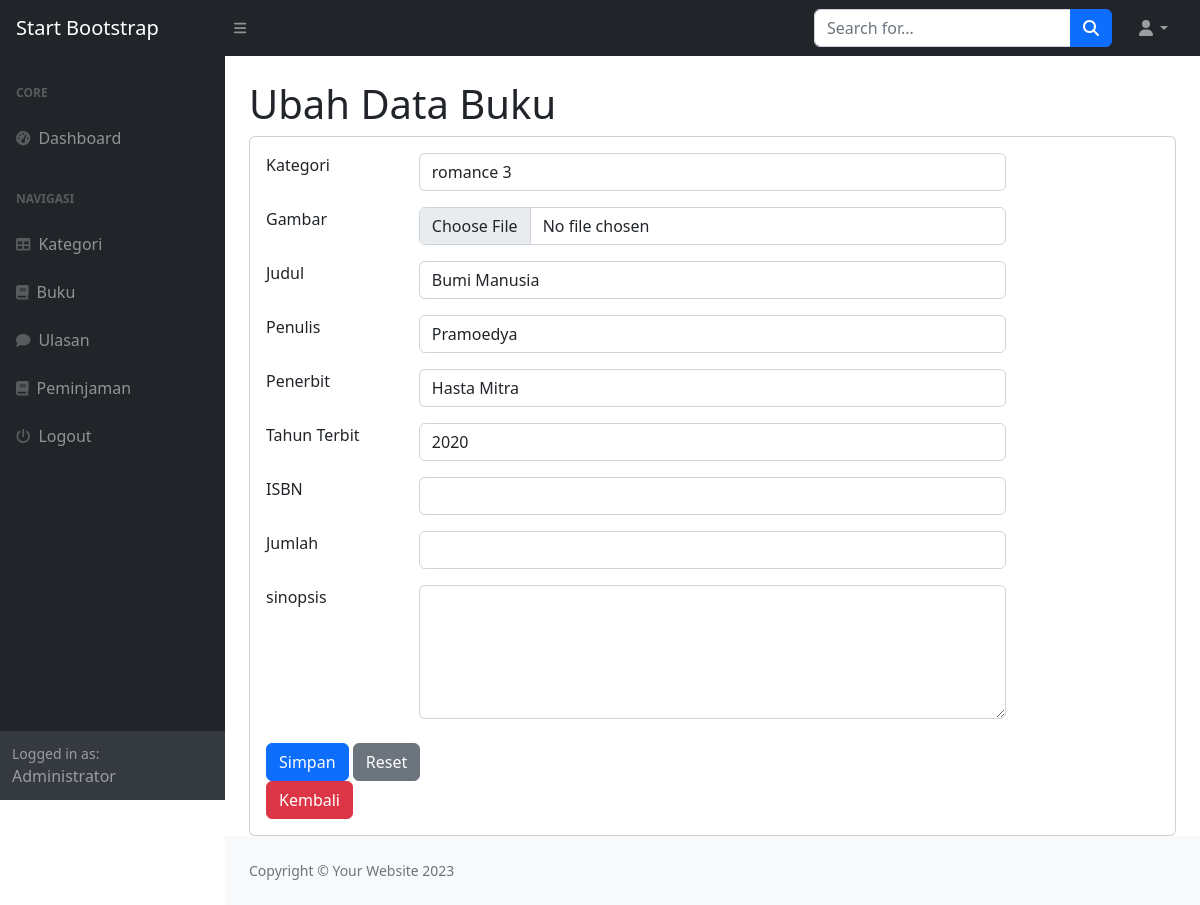
Page /index.php?page=buku_ubah&&id=1 (signed in) on the earlier database version.
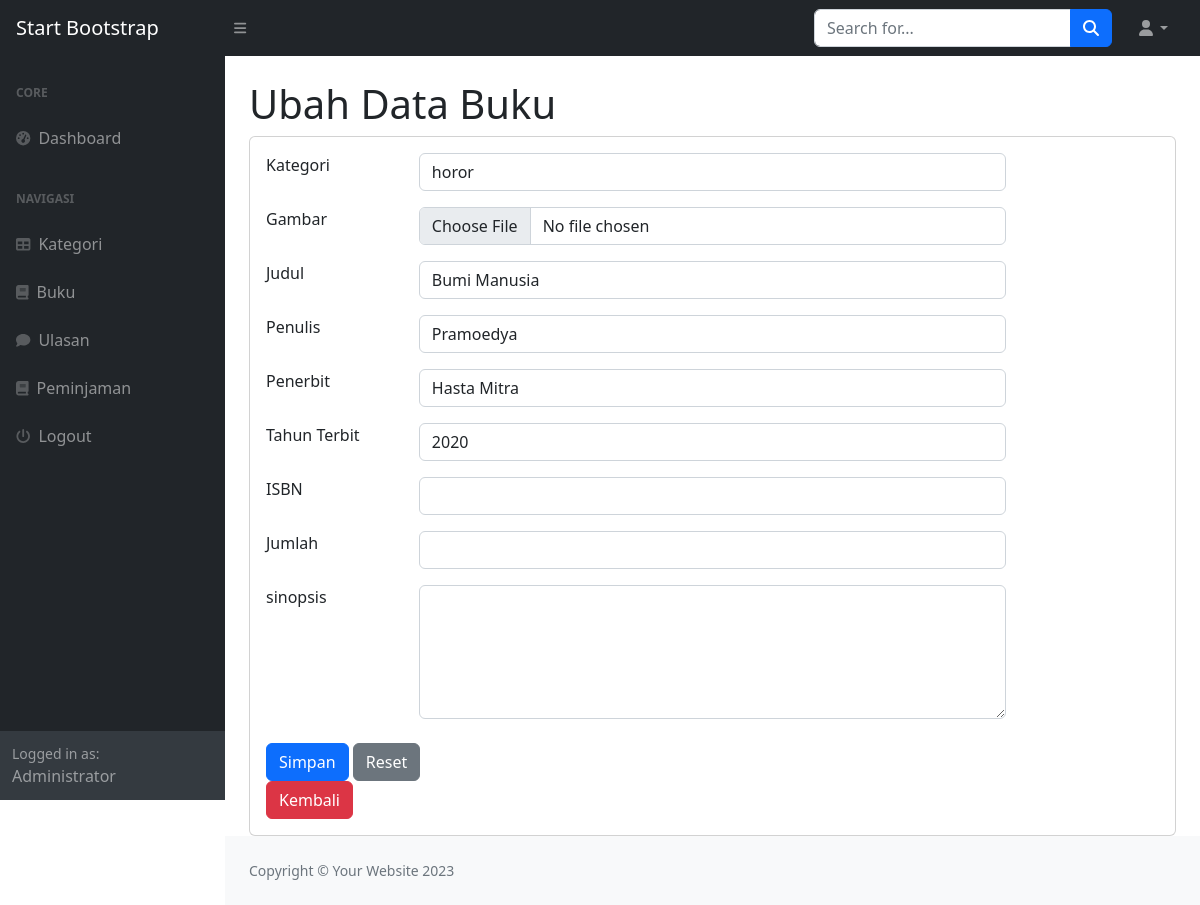
Same page on the later database version.
### tables this page shows
CREATE TABLE `buku` (
  `id_buku` int(11) NOT NULL,
  `id_kategori` int(11) DEFAULT NULL,
  `judul` varchar(255) DEFAULT NULL,
  `gambar` varchar(255) DEFAULT NULL,
  `penulis` varchar(255) DEFAULT NULL,
  `penerbit` varchar(255) DEFAULT NULL,
  `tahun_terbit` varchar(255) DEFAULT NULL,
  `deskripsi` text,
  `kuantitas` int(11) DEFAULT NULL
);

CREATE TABLE `kategori` (
  `id_kategori` int(11) NOT NULL,
  `kategori` varchar(255) NOT NULL
);

### buku_ubah.php (the view, shortened to what this page needs)
<h1 class="mt-4">Ubah Data Buku</h1>
<div class="card">
    <div class="card-body">
        <div class="row">
            <div class="col-md-12">
                <form action="" method="POST" enctype="multipart/form-data">
                    <?php
                    $id = $_GET['id'];
                    $query = mysqli_query($koneksi, "SELECT * FROM buku WHERE id_buku='$id'");
                    $data = mysqli_fetch_array($query);
                    ?>
                    <div class="row mb-3">
                        <div class="col-md-2">Kategori</div>
                        <div class="col-md-8">
                            <select name="id_kategori" class="form-control">
                                <?php
                                $kat = mysqli_query($koneksi, "SELECT * FROM kategori");
                                while ($kategori = mysqli_fetch_array($kat)) :
                                ?>
                                <option <?= $kategori['id_kategori'] == $data['id_kategori'] ? 'selected' : ''; ?> value="<?= $kategori['id_kategori']; ?>">
                                    <?= $kategori['kategori']; ?>
                                </option>
                                <?php endwhile; ?>
                            </select>
                        </div>
                    </div>
                    <div class="row mb-3">
                        <div class="col-md-2">Gambar</div>
                        <div class="col-md-8">
                            <input type="file" class="form-control" name="gambar">
                        </div>
                    </div>
                    <div class="row mb-3">
                        <div class="col-md-2">Judul</div>
                        <div class="col-md-8"><input type="text" value="<?= $data['judul']; ?>" class="form-control" name="judul"></div>
                    </div>
                    <div class="row mb-3">
                        <div class="col-md-2">Penulis</div>
                        <div class="col-md-8"><input type="text" value="<?= $data['penulis']; ?>" class="form-control" name="penulis"></div>
                    </div>
                    <div class="row mb-3">
                        <div class="col-md-2">Penerbit</div>
                        <div class="col-md-8"><input type="text" value="<?= $data['penerbit']; ?>" class="form-control" name="penerbit"></div>
                    </div>
                    <div class="row mb-3">
                        <div class="col-md-2">Tahun Terbit</div>
                        <div class="col-md-8"><input type="number" value="<?= $data['tahun_terbit']; ?>" class="form-control" name="tahun_terbit" min="1900" max="2025"></div>
                    </div>
                    <div class="row mb-3">
                        <div class="col-md-2">ISBN</div>
                        <div class="col-md-8"><input type="text" value="<?= $data['isbn']; ?>" class="form-control" name="isbn"></div>
                    </div>
                    <div class="row mb-3">
                        <div class="col-md-2">Jumlah</div>
                        <div class="col-md-8"><input type="number" value="<?= $data['jumlah']; ?>" class="form-control" name="jumlah"></div>
                    </div>
                    <div class="row mb-3">
                        <div class="col-md-2">sinopsis</div>
                        <div class="col-md-8">
                            <textarea name="sinopsis" rows="5" class="form-control"><?= $data['sinopsis']; ?></textarea>
                        </div>
                    </div>
                    <div class="d-flex align-items-center justify-content-between mt-4 mb-0">
                        <div class="col-md-4">
                            <div class="col-md-8">
                                <button type="submit" class="btn btn-primary" name="submit">Simpan</button>
                                <button type="reset" class="btn btn-secondary">Reset</button>
                                <a href="?page=buku" class="btn btn-danger">Kembali</a>
                            </div>
                        </div>
                    </div>
                </form>
            </div>
        </div>
    </div>
</div>

Differences in the rows shown:
changed buku "Bumi Manusia": id_kategori "romance 3" → "horor"
